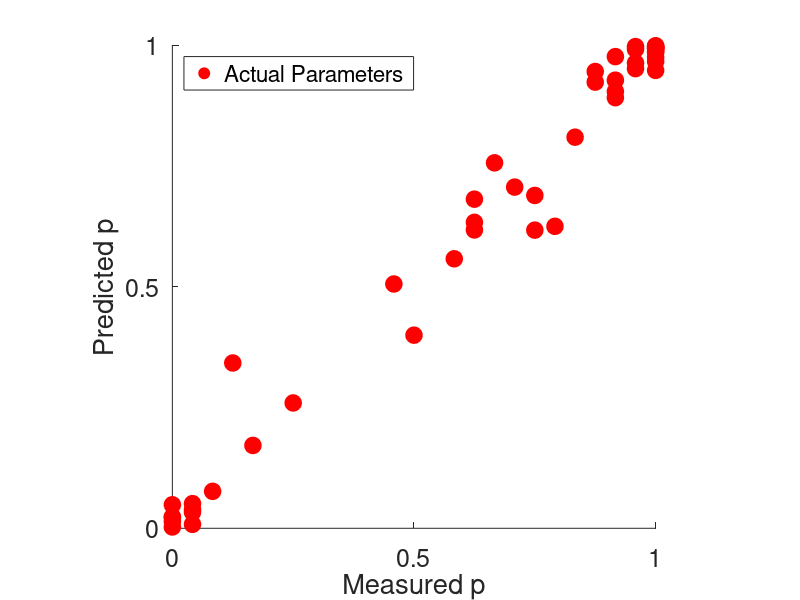

MATLAB code for this plot: (Note: this script raises an error after producing the figure.)
% PlotsWithSavedParams
%
% Plot out the results of a fit to simulated data, based on parameters
% we saved by hand after running a long demo fit.

%% Clear and close and load
clear; close all; 
DEMO = false; 
if DEMO
    load('returnedParamsTemp.mat')
else
    load('solutionIfjWFixed.mat');  materialMatchColorCoords = -3:3; colorMatchMaterialCoords = -3:3; targetColorCoord = 0; targetMaterialCoord = 0;
    simulatedProbabilities = theDataProb; 
end
plotWeibullFitsToData = 1; 

%% Plot measured vs. predicted probabilities
theDataProb = theResponsesFromSimulatedData./nTrials;
figure; hold on
if DEMO
    plot(theDataProb,predictedProbabilitiesBasedOnSolution,'ro','MarkerSize',12,'MarkerFaceColor','r');
    plot(theDataProb,probabilitiesComputedForSimulatedData,'bo','MarkerSize',12,'MarkerFaceColor','b');
else
    plot(theDataProb(:),predictedProbabilitiesBasedOnSolution(:),'ro','MarkerSize',12,'MarkerFaceColor','r');
end
line([0, 0], [1,1],'color','k'); 
if DEMO
    legend('Fit Parameters', 'Actual Parameters', 'Location', 'NorthWest')
else
    legend('Actual Parameters', 'Location', 'NorthWest')
end
axis('square')
axis([0 1 0 1]);
set(gca,  'FontSize', 18);
xlabel('Measured p');
ylabel('Predicted p');
set(gca, 'xTick', [0, 0.5, 1]);
set(gca, 'yTick', [0, 0.5, 1]);

%% Fit cubic spline to the data
% We do this separately for color and material dimension
ppColor = spline(materialMatchColorCoords, returnedMaterialMatchColorCoords);
ppMaterial = spline(colorMatchMaterialCoords, returnedColorMatchMaterialCoords);
xMinTemp = floor(min([returnedMaterialMatchColorCoords, returnedColorMatchMaterialCoords]))-0.5; 
xMaxTemp = ceil(max([returnedMaterialMatchColorCoords, returnedColorMatchMaterialCoords]))+0.5;
xTemp = max(abs([xMinTemp xMaxTemp]));
xTemp = 9.5;
xMin = -xTemp;
xMax = xTemp;
yMin = xMin; 
yMax = xMax;
splineOverX = linspace(xMin,xMax,1000);
inferredPositionsColor = ppval(splineOverX,ppColor); 
inferredPositionsMaterial  = ppval(splineOverX,ppMaterial); 
splineOverX(splineOverX>max(materialMatchColorCoords))=NaN;
splineOverX(splineOverX<min(materialMatchColorCoords))=NaN;

%% Plot positions from fit versus actual simulated positions 
figure; 
subplot(1,2,1); hold on % plot of material positions
plot(materialMatchColorCoords,returnedMaterialMatchColorCoords,'ro',splineOverX, inferredPositionsColor, 'r');
plot([xMin xMax],[yMin yMax],'--', 'LineWidth', 1, 'color', [0.5 0.5 0.5]);
title('Color dimension')
axis([xMin, xMax,yMin, yMax])
axis('square')
xlabel('"True" position');
ylabel('Inferred position');
set(gca, 'xTick', [xMin, 0, xMax],'FontSize', 18);
set(gca, 'yTick', [yMin, 0, yMax],'FontSize', 18);

% Set large range of values for fittings
subplot(1,2,2); hold on % plot of material positions
title('Material dimension')
plot(colorMatchMaterialCoords,returnedColorMatchMaterialCoords,'bo',splineOverX,inferredPositionsMaterial, 'b');
plot([xMin xMax],[yMin yMax],'--', 'LineWidth', 1, 'color', [0.5 0.5 0.5]);
axis([xMin, xMax,yMin, yMax])
axis('square')
xlabel('"True" position');
ylabel('Inferred position');
set(gca, 'xTick', [xMin, 0, xMax],'FontSize', 18);
set(gca, 'yTick', [yMin, 0, yMax],'FontSize', 18);

%% Plot the color and material of the stimuli obtained from the fit in the 2D representational space
figure; hold on; 
plot(returnedMaterialMatchColorCoords, zeros(size(returnedMaterialMatchColorCoords)),'ro', 'MarkerFaceColor', 'r', 'MarkerSize', 12); 
line([xMin, xMax], [0,0],'color', 'k'); 
plot(zeros(size(returnedColorMatchMaterialCoords)), returnedColorMatchMaterialCoords, 'bo','MarkerFaceColor', 'b', 'MarkerSize', 12); 
axis([xMin, xMax,yMin, yMax])
line([0,0],[yMin, yMax],  'color', 'k'); 
axis('square')
xlabel('color positions', 'FontSize', 18);
ylabel('material positions','FontSize', 18);

%% Plot descriptive Weibull fits to the data
%simulatedProbabilities = theDataProb; 
if plotWeibullFitsToData
    for i = 1:size(theDataProb,2);
        if i == 4
            fixPoint = 1;
        else
            fixPoint = 0;
        end
        [theSmoothPreds(:,i), theSmoothVals(:,i)] = ColorMaterialModelGetValuesFromFits(simulatedProbabilities(:,i)',colorMatchMaterialCoords, fixPoint);
    end
    ColorMaterialModelPlotFits(theSmoothVals, theSmoothPreds, materialMatchColorCoords, simulatedProbabilities);
end

%% Plot predictions of the model through the actual data 
%
% First check the positions of color (material) match on color (material) axis.  
% Signal if there is an error. 
tolerance = 1e-7; 
returnedMaterialMatchMaterialCoord = ppval(targetMaterialCoord, ppMaterial);
returnedColorMatchColorCoord =  ppval(targetColorCoord, ppColor);
if (abs(returnedMaterialMatchMaterialCoord) > tolerance)
    error('Target material coordinate did not map to zero.')
end
if (abs(returnedColorMatchColorCoord) > tolerance)
    error('Target color coordinates did not map to zero.')
end

% Find the predicted probabilities for a range of possible color coordinates 
rangeOfMaterialMatchColorCoordinates = linspace(min(materialMatchColorCoords), max(materialMatchColorCoords), 100)';

% Loop over each material coordinate of the color match, to get a predicted
% curve for each one.
for whichMaterialCoordinate = 1:length(colorMatchMaterialCoords)
    % Get the inferred material position for this color match
    returnedColorMatchMaterialCoord(whichMaterialCoordinate) = ppval(colorMatchMaterialCoords(whichMaterialCoordinate), ppMaterial);
    
    % Get the inferred color position for a range of material matches
    for whichColorCoordinate = 1:length(rangeOfMaterialMatchColorCoordinates)
        % Get the position of the material match
        returnedMaterialMatchColorCoord(whichColorCoordinate) = ppval(rangeOfMaterialMatchColorCoordinates(whichColorCoordinate), ppColor);
                
        % Compute the model predictions
        modelPredictions(whichColorCoordinate, whichMaterialCoordinate) = ColorMaterialModelComputeProb(targetColorCoord,targetMaterialCoord, ...
            returnedColorMatchColorCoord,returnedMaterialMatchColorCoord(whichColorCoordinate),...
            returnedColorMatchMaterialCoord(whichMaterialCoordinate), returnedMaterialMatchMaterialCoord, returnedW, returnedSigma);
    end
end
% if debugging
% [~,modelPredictions2] = ColorMaterialModelComputeLogLikelihood(pairColorMatchMatrialCoordIndices,pairMaterialMatchColorCoordIndices,theResponsesFromSimulatedData,nTrials,...
%     returnedColorMatchMaterialCoords,returnedMaterialMatchColorCoords,params.targetIndex,...
%     returnedW, returnedSigma);
% end
%% Make sure the numbers we compute from the model now match those we computed in the demo program
%if debugging
%figure; clf; hold on
%plot(predictedProbabilitiesBasedOnSolution(:),modelPredictions(:),'ro','MarkerSize',12,'MarkerFaceColor','r');
%plot(predictedProbabilitiesBasedOnSolution(:),modelPredictions2(:),'bo','MarkerSize',12,'MarkerFaceColor','b');
%xlim([0 1]); ylim([0,1]); axis('square');
%end
rangeOfMaterialMatchColorCoordinates = repmat(rangeOfMaterialMatchColorCoordinates,[1, length(materialMatchColorCoords)]);
ColorMaterialModelPlotFits(rangeOfMaterialMatchColorCoordinates, modelPredictions, materialMatchColorCoords, simulatedProbabilities, min(materialMatchColorCoords)-0.5, max(materialMatchColorCoords)+0.5);